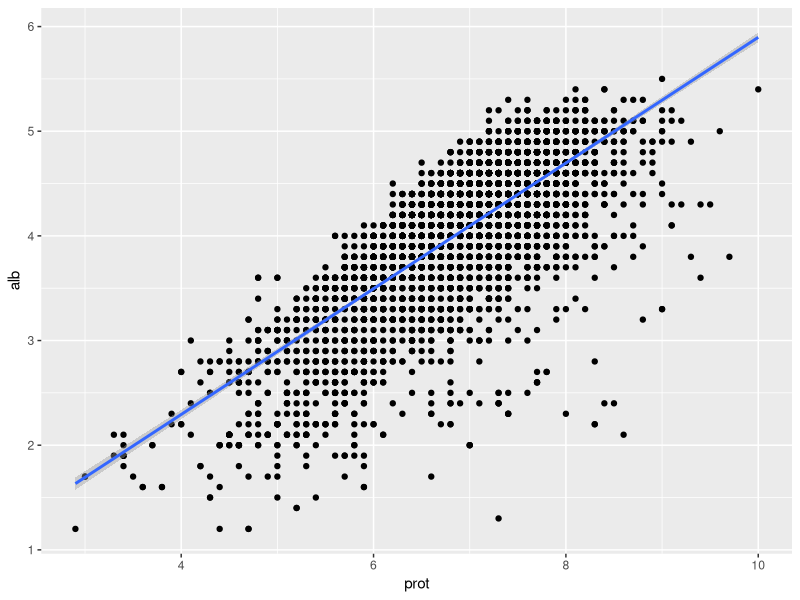
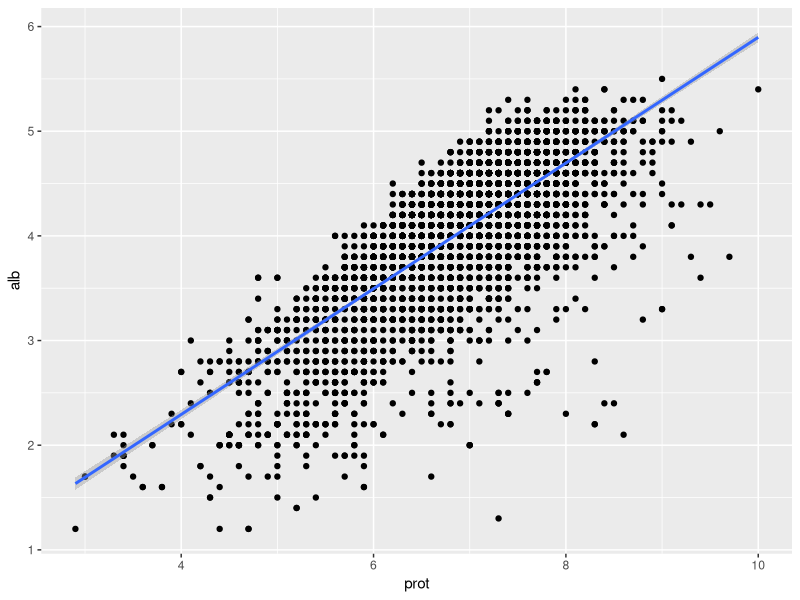
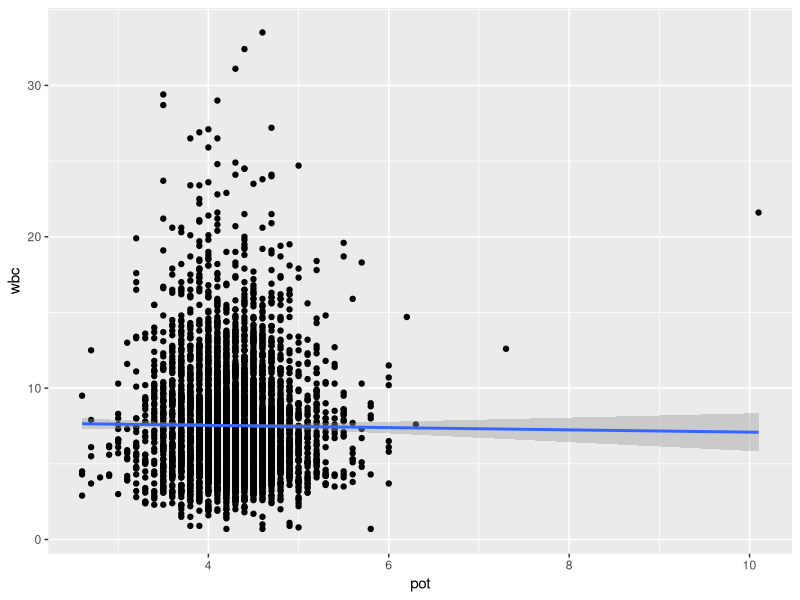
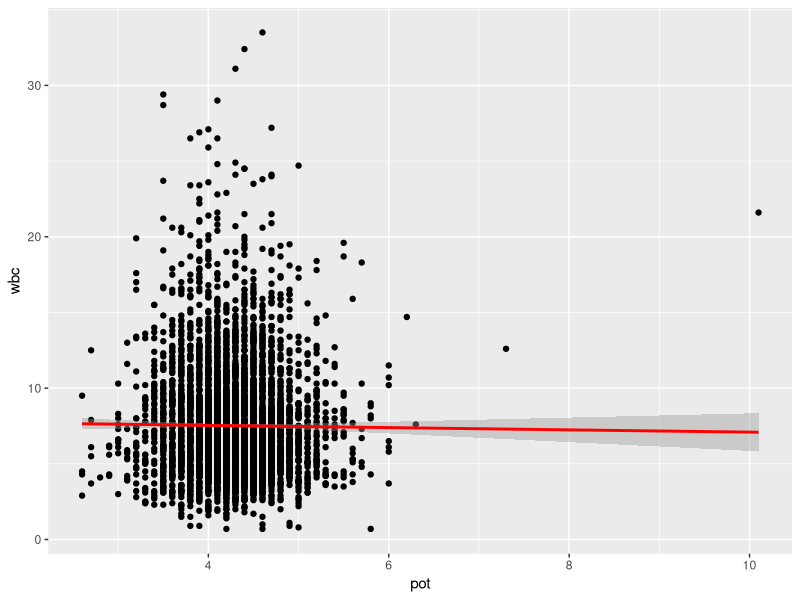
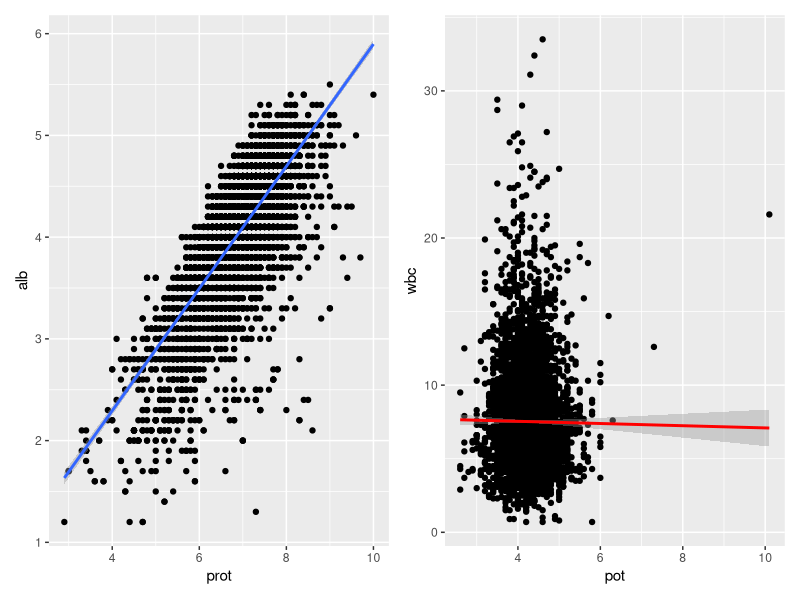
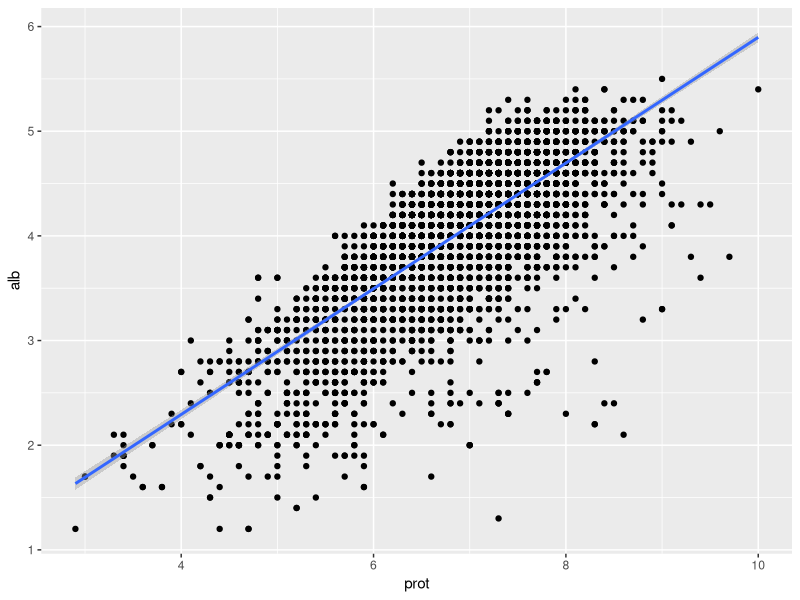
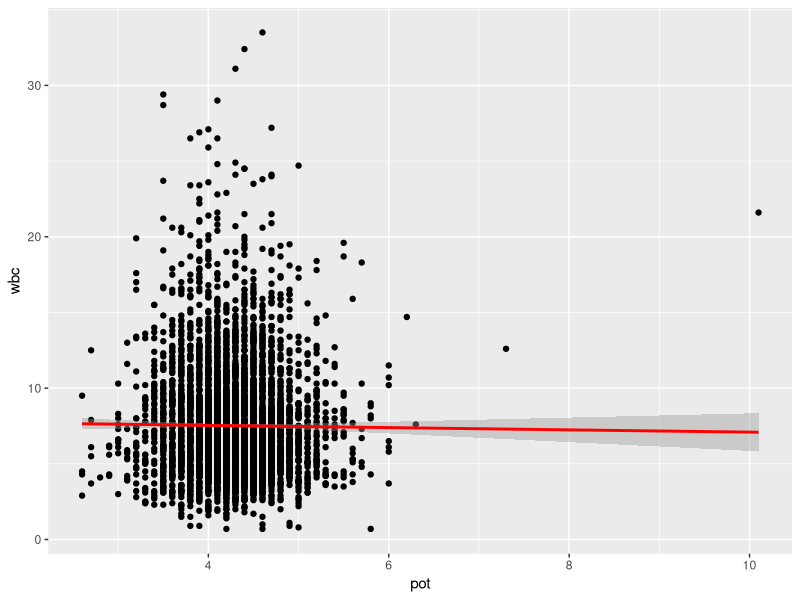

Generate these figures, in order, with R:
library(tidyverse)
library(here)
library(patchwork)

myData<-read_delim(here("Data","tidy_joined_data.txt"), delim="\t")

glimpse(myData)

#making a plot showing linear relationship between protein and albumin
plot_alb_prot<-
  ggplot(myData) +
  aes(
    x = prot,
    y = alb
  ) +
  geom_point() +
  geom_smooth(method = "lm")

#visualising
plot_alb_prot #it looks like there is a linear relationship between albumin and protein

#saving plot
plot_alb_prot
ggsave("plot_alb_prot.png", width=5, height=5)

#making a plot exploring relationship between white blood cells and potassium
plot_pot_wbc<-
  ggplot(myData) +
  aes(
    x = pot,
    y = wbc
  ) +
  geom_point() +
  geom_smooth(method = "lm")

plot_pot_wbc #it does not seem like white blood cells count distribution depend on potassium

#Adding colour red to the line in plot
plot_pot_wbc<-
  ggplot(myData) +
  aes(
    x = pot,
    y = wbc
  ) +
  geom_point() +
  geom_smooth(method = "lm", colour="red")

#saving plot
plot_pot_wbc
ggsave("plot_pot_wbc.png", width=5, height=5)

#looking at plots next to each other
plot_alb_prot + plot_pot_wbc


